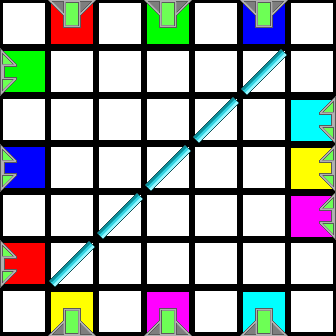

A 2D game scene composited from a Tiled map and its tileset images. What follows is a short description and the map's XML, with every tile layer's data as written:
An orthogonal 7x7 tile map with 48x48 px tiles, 2 tile layers (Colors, Tiles).

<map version="1.0" orientation="orthogonal" renderorder="right-down" width="7" height="7" tilewidth="48" tileheight="48" nextobjectid="1">
 <properties>
  <property name="AvailableTiles" value="1, 1, 1, 1" />
 </properties>
 <tileset firstgid="1" source="tiles.tsx" />
 <layer name="Colors" width="7" height="7">
  <data encoding="csv">
47,41,47,42,47,43,47,
42,47,47,47,47,47,47,
47,47,47,47,47,47,46,
43,47,47,47,47,47,44,
47,47,47,47,47,47,45,
41,47,47,47,47,47,47,
47,44,47,45,47,46,47
</data>
 </layer>
 <layer name="Tiles" width="7" height="7">
  <data encoding="csv">
1,7,1,7,1,7,1,
10,1,1,1,1,2,1,
1,1,1,1,2,1,12,
10,1,1,2,1,1,12,
1,1,2,1,1,1,12,
10,2,1,1,1,1,1,
1,5,1,5,1,5,1
</data>
 </layer>
</map>
